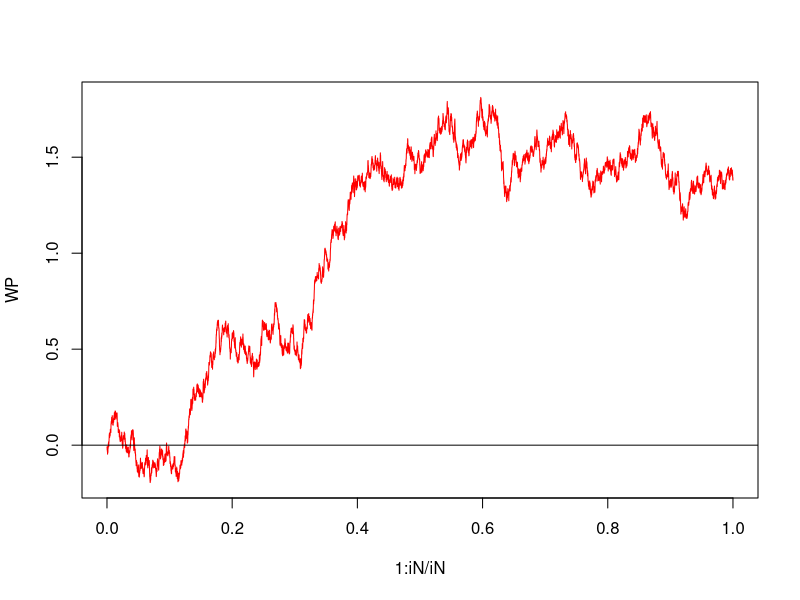

The R source for this figure:
# Author: Yukai Yang
# Date: 07 Oct 2015
# for the course: 2ST111 Time Series Econometrics
# Lecture 9
# Wiener process

# the number n
iN = 10000

# variance of the errors
sigma = 1

# error terms, i.i.d. (0, sigma^2)

df = 5 # degrees of freedom if used in the followed
eps = rnorm(iN)
#eps = runif(iN,min=-1,max=1)*sqrt(3)
#eps = rt(iN,df=df)*sqrt(1-2/df)
#eps = (rchisq(iN,df=df)-df)/sqrt(2*df)


vz = eps*sigma
vz = cumsum(vz) # zt process, RW

# Wiener process
WP = vz / sqrt(iN) / sigma

plot(WP,x=1:iN/iN,type='l',col='red'); abline(0,0)

